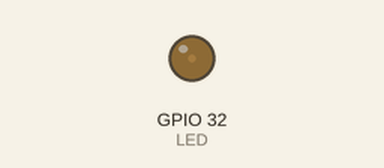
Recording of a sketch running on a simulated ESP32. Shown: output pins drawn as LEDs (lit = HIGH).

Above: at 0.05 s.
At 0.3 s:
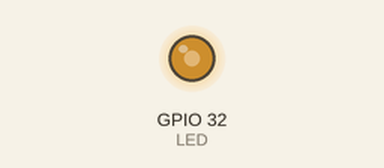
At 0.45 s:
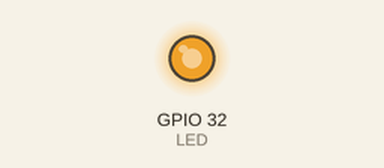
At 0.85 s:
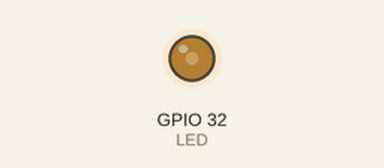
Timing chart, 0 to 3.0 s (numbered marks = the images above):
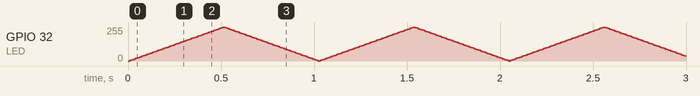

The sketch:

PWM_demo.ino
```cpp
/*===========================================================
                      PWM DEMO
============================================================
Description:

Programmer:
  Julian Philip D. Cientos
  Chrischele Palacios

Date:
  9 Sept 2026

----------------------------------------------------------*/
// GPIOs
 // GPIOs
const uint8_t LED = 32; // pin no.

// PWM parameters
const uint16_t FREQ = 5000;
const uint8_t RES = 8;
int bright = 0;
int t_delay = 10;
int fade = 5;

void setup() {
  // put your setup code here, to run once:
  ledcAttach(LED, FREQ, RES);
}

void loop() {

  /* for(; bright<255; bright+=5) {
    ledcWrite(LED, bright);
    delay(10);
  }

  for(; bright>0; bright-=5) {
    ledcWrite(LED, bright);
    delay(10);
  } */

  ledcWrite(LED, bright);
  bright += fade;

  if(bright >= 255 || bright <= 0) {
    fade = -fade;
  }

  delay(10);
}
```
